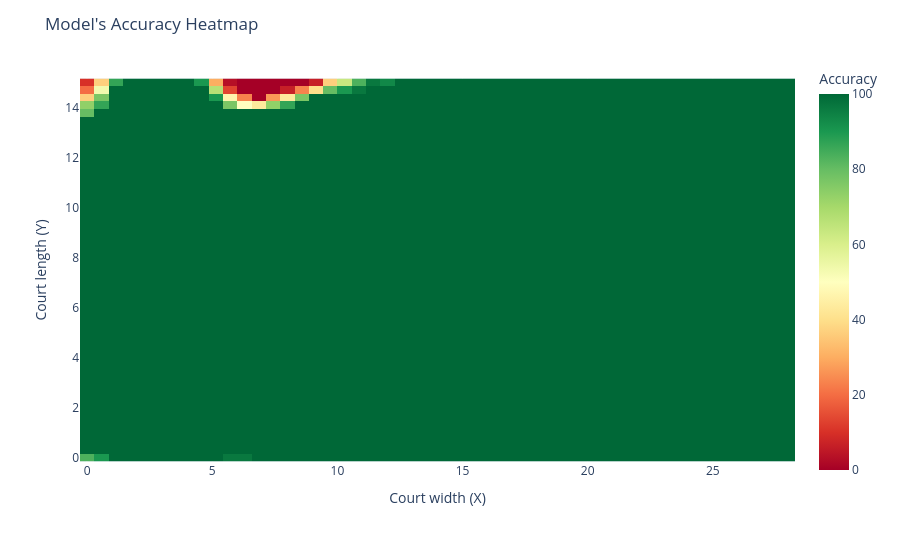

The code cell stored with this chart in its notebook:
### Markdown cell above
Model accuracy visualization

### Code cell
import plotly.express as px

def generate_and_plot_heatmap(model, x_zones=50, y_zones=50, shots_per_zone=30):
    dx = 28.0 / x_zones     # Court x size = 28m
    dy = 15.0 / y_zones     # Court y size = 15m
    accuracy_matrix = np.zeros((x_zones, y_zones))

    model.eval()

    for i in tqdm(range(x_zones)):
        x_min, x_max = i * dx, (i + 1) * dx
        for j in range(y_zones):
            y_min, y_max = j * dy, (j + 1) * dy
            accuracy_x_y = evaluate_model_accuracy(model=model, min_x=x_min,max_x=x_max,min_y=y_min,max_y=y_max,num_test_shots=shots_per_zone)
            accuracy_matrix[i, j] = accuracy_x_y

    fig = px.imshow(
        accuracy_matrix.T,
        labels=dict(x="Court width (X)", y="Court length (Y)", color="Accuracy"),
        x=np.linspace(0, 28, accuracy_matrix.shape[0]),
        y=np.linspace(0, 15, accuracy_matrix.shape[1]),
        color_continuous_scale="RdYlGn",
        origin='lower'
    )
    fig.update_layout(title="Model's Accuracy Heatmap")
    fig.show()

    return accuracy_matrix

accuracy_matrix=generate_and_plot_heatmap(model)

### Figure 1 — Plotly figure (JSON) as saved in the notebook; plotly's stock layout.template omitted (floating-point values rounded to 4 significant figures; data arrays with more than 128 entries replaced by an {"elided": "..."} marker saying what was removed)
{"data": [{"coloraxis": "coloraxis", "hovertemplate": "Court width (X): %{x}<br>Court length (Y): %{y}<br>Accuracy: %{z}<extra></extra>", "name": "0", "type": "heatmap", "x": [0.0, 0.5714, 1.143, 1.714, 2.286, 2.857, 3.429, 4.0, 4.571, 5.143, 5.714, 6.286, 6.857, 7.429, 8.0, 8.571, 9.143, 9.714, 10.29, 10.86, 11.43, 12.0, 12.57, 13.14, 13.71, 14.29, 14.86, 15.43, 16.0, 16.57, 17.14, 17.71, 18.29, 18.86, 19.43, 20.0, 20.57, 21.14, 21.71, 22.29, 22.86, 23.43, 24.0, 24.57, 25.14, 25.71, 26.29, 26.86, 27.43, 28.0], "xaxis": "x", "y": [0.0, 0.3061, 0.6122, 0.9184, 1.224, 1.531, 1.837, 2.143, 2.449, 2.755, 3.061, 3.367, 3.673, 3.98, 4.286, 4.592, 4.898, 5.204, 5.51, 5.816, 6.122, 6.429, 6.735, 7.041, 7.347, 7.653, 7.959, 8.265, 8.571, 8.878, 9.184, 9.49, 9.796, 10.1, 10.41, 10.71, 11.02, 11.33, 11.63, 11.94, 12.24, 12.55, 12.86, 13.16, 13.47, 13.78, 14.08, 14.39, 14.69, 15.0], "yaxis": "y", "z": {"elided": "50x50 float values"}}], "layout": {"coloraxis": {"colorbar": {"title": {"text": "Accuracy"}}, "colorscale": [[0, "rgb(165,0,38)"], [0.1, "rgb(215,48,39)"], [0.2, "rgb(244,109,67)"], [0.3, "rgb(253,174,97)"], [0.4, "rgb(254,224,139)"], [0.5, "rgb(255,255,191)"], [0.6, "rgb(217,239,139)"], [0.7, "rgb(166,217,106)"], [0.8, "rgb(102,189,99)"], [0.9, "rgb(26,152,80)"], [1, "rgb(0,104,55)"]]}, "margin": {"t": 60}, "title": {"text": "Model's Accuracy Heatmap"}, "xaxis": {"anchor": "y", "constrain": "domain", "domain": [0, 1], "scaleanchor": "y", "title": {"text": "Court width (X)"}}, "yaxis": {"anchor": "x", "autorange": true, "constrain": "domain", "domain": [0, 1], "title": {"text": "Court length (Y)"}}}}
